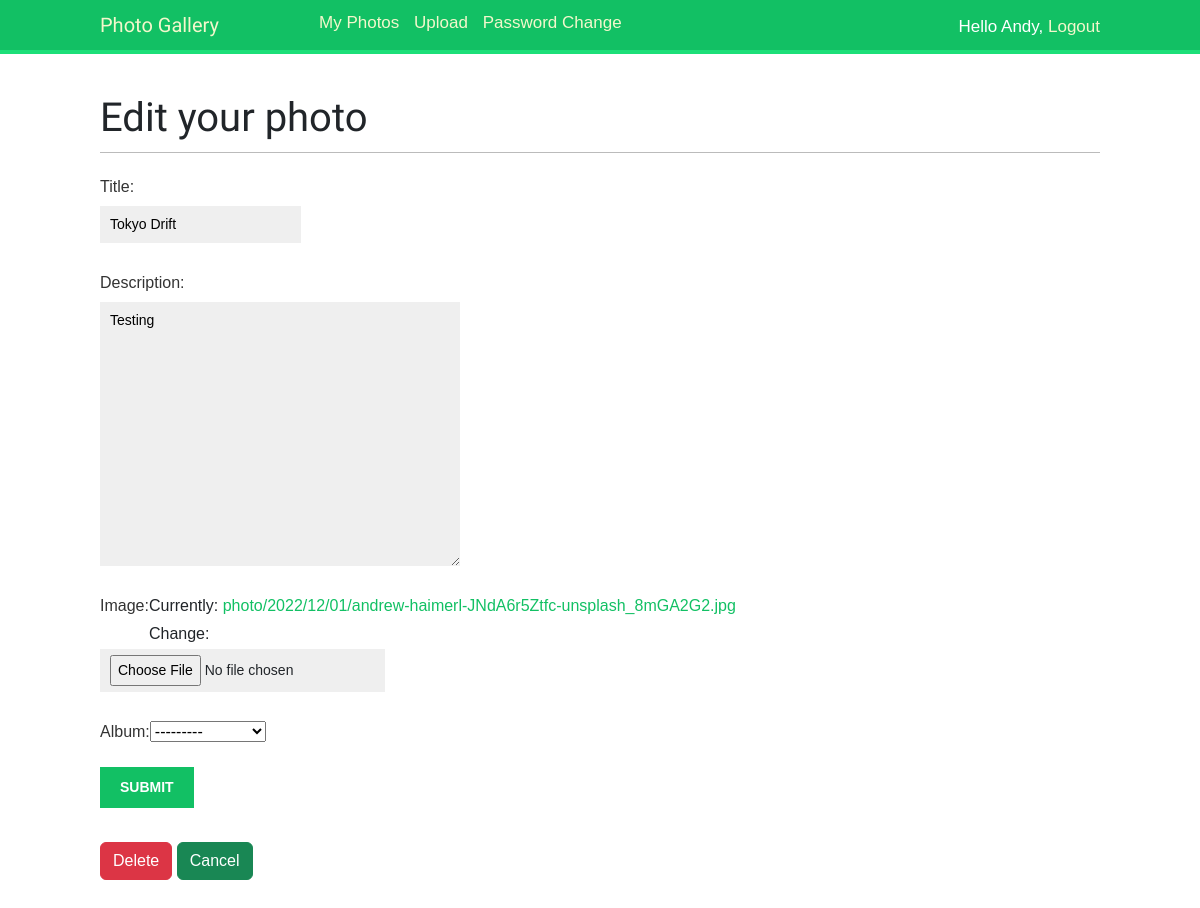
The app's page /edit/5/tokyo-drift/ (signed in) with its own data.
### photos/models.py (models this page shows, shortened)
class Photo(models.Model):
    user = models.ForeignKey(User,on_delete=models.CASCADE, db_index=True)
    album = models.ForeignKey(Album,on_delete=models.CASCADE, related_name ='photo')
    title = models.CharField(max_length=200,blank = False, db_index=True)
    description = models.TextField(blank = True)
    image = models.ImageField(blank = False,upload_to = 'photo/%Y/%m/%d')
    slug = models.SlugField(max_length=200, unique=True)
    created = models.DateField(auto_now_add=True)

### photos/views.py (the view)
# urls.py: path('edit/<int:id>/<str:slug>/',views.edit,name='edit'),
@login_required()
def edit(request,id,slug):
    photo = get_object_or_404(Photo,id=id,slug=slug)
    user = request.user
    if request.method == 'POST':
        edit_form = PhotoEditForm(user,data=request.POST,files=request.FILES, instance=photo)
        if edit_form.is_valid():
            cd = edit_form.cleaned_data
            if photo.album:
                photo.album = cd['album']
                photo.save()
            edit_form.save()
            messages.success(request,"You're photo was sucessfully edited")
        return redirect('photo:photo_list')
    else:
        edit_form=PhotoEditForm(user, instance=photo)
        return render(request,'photo_album/edit.html',{'edit_form':edit_form,'photo':photo})

### photos/forms.py
class PhotoEditForm(forms.ModelForm):
    album = forms.ModelChoiceField(queryset=Album.objects.all(), label="Album",required=False)
    def __init__(self,user,*args,**kwargs):
        super(PhotoEditForm,self).__init__(*args, **kwargs)
        self.fields['album'].queryset = Album.objects.filter(photo__user = user).distinct()
    class Meta:
        model = Photo
        fields = ('title','description','image',)

### photos/models.py (called while the page is built)
    def __str__(self):
        return self.name

### photos/templates/photo_album/edit.html (shortened to what this page needs)
{% extends 'base.html' %}
{% load static %}
{% block content %}
    <h1>Edit your photo</h1>
    <form action="" method="post" enctype="multipart/form-data">
        {{edit_form.as_p}}
        <input type="submit" value="Submit">
    </form>
    <br>
    <a href="{% url 'photo:delete' photo.id %}"><button class="btn btn-danger" type="submit">Delete</button></a>
    <a href="{% url 'photo:photo_list' %}"><button class="btn btn-success" type="submit">Cancel</button></a>
{% endblock content %}

### photos/templates/base.html (shortened to what this page needs)
{% load static %}
<!DOCTYPE html>
<html lang="en">
<head>
  <link href="https://cdn.jsdelivr.net/npm/bootstrap@5.2.2/dist/css/bootstrap.min.css" rel="stylesheet">
  <link href="{% static "css/styles.css" %}" rel="stylesheet">
</head>
<body>
  <div id="header">
    <span class="logo">Photo Gallery</span>
      {% if request.user.is_authenticated %}
        <ul class="menu">
            <a href="{% url "photo:photo_list" %}">My Photos</a>
            <a style="padding-left:10px" href="{% url 'photo:upload' %}">Upload</a>
            <a style="padding-left:10px" href="{% url 'photo:password_change' %}">Password Change</a>
        </ul>
      {% endif %}
    <span class="user">
      {% if request.user.is_authenticated %}
         Hello {{ request.user.first_name }},
         <a href="{% url 'photo:signout' %}">Logout</a>
      {% else %}
         <a href="{% url 'photo:register' %}">Create Account</a>
         <a style="padding-left:10px" href="{% url 'photo:signin' %}">Sign in</a>
      {% endif %}
    </span>
  </div>
<div id="content">
  {% block content %}
  {% endblock %}
</div>
</body>
</html>

### photos/static/css/styles.css (style rules this page uses)
body { margin:0; padding:0; font-family:helvetica, sans-serif; }
p { line-height: 1.8; }
a { color:#12c064; text-decoration:none; }
h1, h2, h3, h4, h5 , h6 { font-family: 'Muli', sans-serif; font-weight:normal; }
h1 { border-bottom:1px solid #bbb; padding:0 0 10px 0; margin:10px 0 20px 0; }
#header { padding:10px 100px; font-size:14px; background:#12c064; color:#fff; border-bottom:4px solid #1cdf78; overflow:auto; }
#header .logo { font-family: 'Muli', sans-serif; float:left; color:#f3f7cc; font-size:20px; margin-right:10%; }
#header ul.menu { list-style:none; float:left; margin:0; padding:0; font-size: 17px; }
#header a { color:#f3f7cc; }
#header .user { float:right; padding-top:4px; font-size: 17px; }
#content { padding:30px 100px; }
form { overflow:auto; }
form p { width:100%; overflow:auto; }
label { float:left; clear:both; color:#333; margin-bottom:4px; }
input, textarea { clear:both; float:left; margin:0 0 10px; background:#efefef; border:0; padding:6px 10px; font-size:14px; }
input[type=submit], a.button { font-weight:bold; background:#12c064; color:#fff; padding:10px 20px; font-size:14px; text-transform:uppercase; }

### records on screen
Photo: title "Tokyo Drift", description "Testing", album "---------"

### other values on screen
{{ request.user.first_name }} "Andy"
